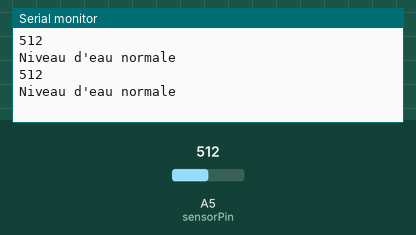
Bench run of a sketch on a simulated Arduino Uno, built with avr-gcc and run on an emulated ATmega328P. On the bench: the last lines printed to the serial monitor. The test bench sets the inputs (shaded band); at power-on: A5 (sensorPin) = 512.

Above: at 2.8 s.
2.9 s: A5 (sensorPin) set to 490
At 5.4 s:
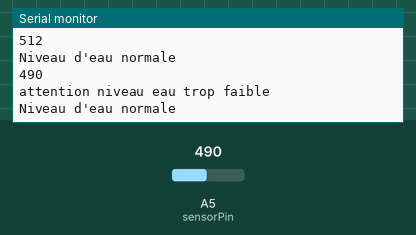
7.5 s: A5 (sensorPin) set to 705
At 8.5 s:
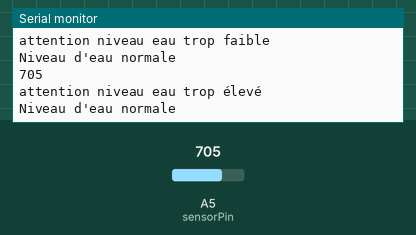
Timing chart, 0 to 10.5 s (numbered marks = the images above; inputs shaded):
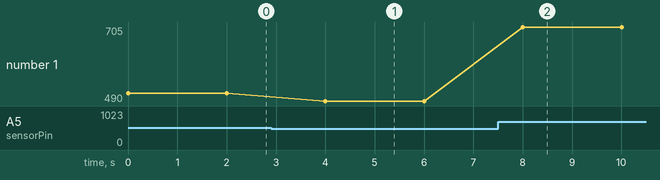

Measured:
- after the input at 2.9 s, the serial monitor: prints a new line after 1.1 s (image 1)
- after the input at 7.5 s, the serial monitor: prints a new line after 0.50 s (image 2)
- plotted number 1: 512 → 490 after the input at 2.9 s, 490 → 705 after the input at 7.5 s

The sketch:

essai_niveau.ino
```cpp
int sensorPin = A5;    // select the input pin for the potentiometer

int sensorValue = 0;  // variable to store the value coming from the sensor
int min = 500;
int max=695;
void setup() {
  Serial.begin (9600);// Démarrage de la liaison série
}

void loop() {
  // read the value from the sensor:
  sensorValue = analogRead(sensorPin);

 Serial.println (sensorValue);// Affichage de la valeur

 if(sensorValue>max)
  Serial.println ("attention niveau eau trop élevé");

  if(sensorValue<min)
Serial.println ("attention niveau eau trop faible");

if(min<sensorValue<max)
Serial.println ("Niveau d'eau normale");

delay (2000);// Attendre 1s avant la prochaine lecture

}
```
